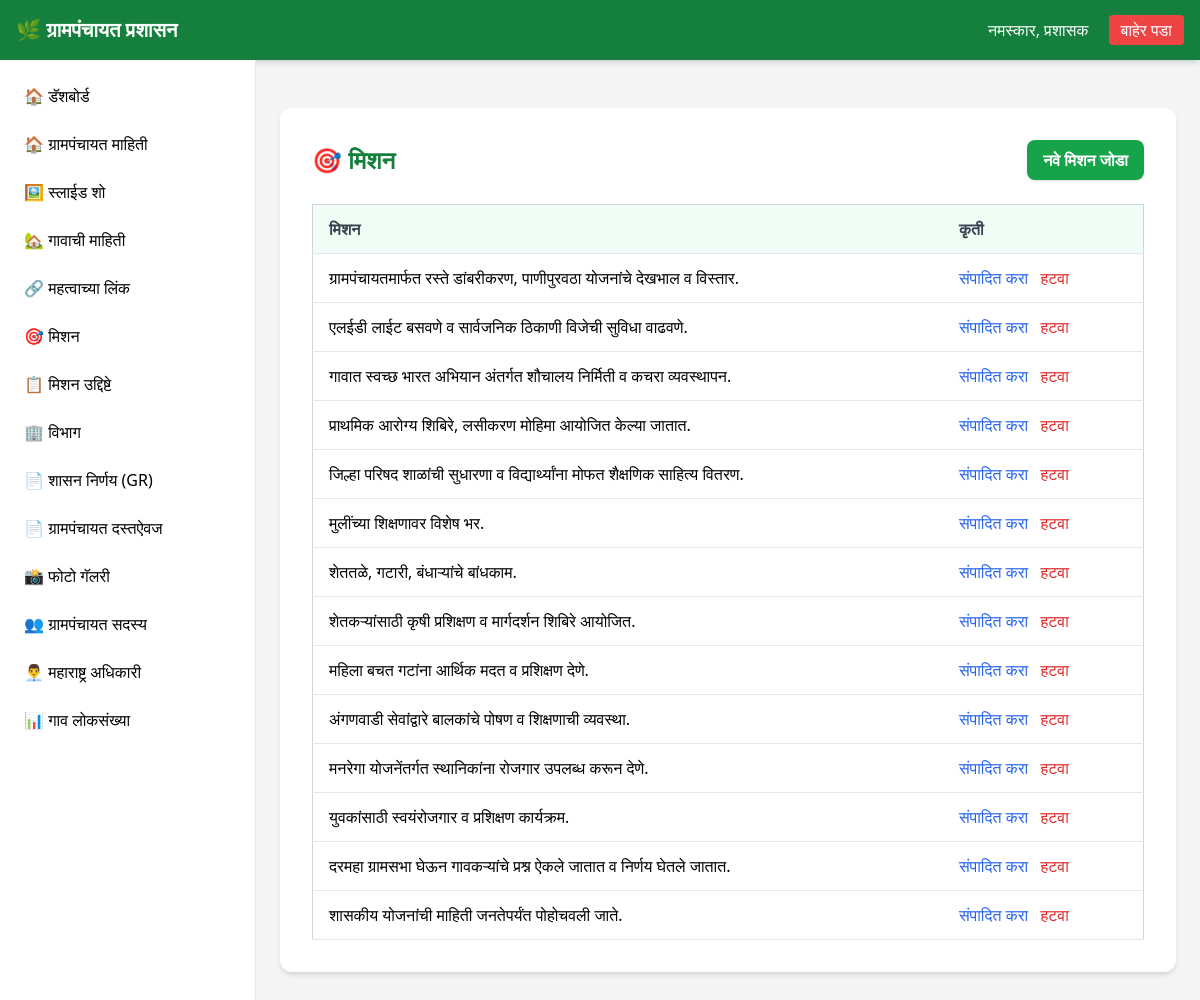
Page /dashboard/mission/ (signed in) on the committed database.
### api/models.py (models this page shows, shortened)
class Mission(models.Model):
    mission = models.TextField(blank=True)

### api/views.py (the view)
# urls.py: path('dashboard/mission/', views.mission_list, name='mission-list'),
@login_required(login_url='/admin/login/')
def mission_list(request):
    missions = Mission.objects.all()
    return render(request, 'dashboard/mission_list.html', {'missions': missions})

### api/templates/dashboard/mission_list.html (shortened to what this page needs)
{% extends 'dashboard/dashboard.html' %}
{% block content %}
<div class="max-w-6xl mx-auto bg-white p-8 mt-6 rounded-xl shadow-md">
    <div class="flex justify-between items-center mb-6">
        <h2 class="text-2xl font-bold text-green-700">
            🎯 मिशन
        </h2>
        <a href="{% url 'mission-create' %}" class="bg-green-600 hover:bg-green-700 text-white font-semibold px-4 py-2 rounded-lg shadow">
            नवे मिशन जोडा
        </a>
    </div>
    {% if missions %}
        <div class="overflow-x-auto">
            <table class="min-w-full bg-white border border-gray-300">
                <thead class="bg-green-50">
                    <tr>
                        <th class="py-3 px-4 border-b text-left font-semibold text-gray-700">मिशन</th>
                        <th class="py-3 px-4 border-b text-left font-semibold text-gray-700">कृती</th>
                    </tr>
                </thead>
                <tbody>
                    {% for mission in missions %}
                        <tr class="hover:bg-gray-50">
                            <td class="py-3 px-4 border-b">{{ mission.mission|truncatechars:100 }}</td>
                            <td class="py-3 px-4 border-b">
                                <a href="{% url 'mission-update' mission.pk %}" class="text-blue-600 hover:text-blue-800 mr-2">संपादित करा</a>
                                <a href="{% url 'mission-delete' mission.pk %}" class="text-red-600 hover:text-red-800">हटवा</a>
                            </td>
                        </tr>
                    {% endfor %}
                </tbody>
            </table>
        </div>
    {% else %}
        <p class="text-gray-600 text-center py-8">कोणतेही मिशन आढळले नाहीत. <a href="{% url 'mission-create' %}" class="text-green-600 hover:text-green-700">नवे जोडा</a>.</p>
    {% endif %}
</div>
{% endblock %}

### rows in the picture
Mission: mission "ग्रामपंचायतमार्फत रस्ते डांबरीकरण, पाणीपुरवठा योजनांचे देखभाल व विस्तार."
Mission: mission "एलईडी लाईट बसवणे व सार्वजनिक ठिकाणी विजेची सुविधा वाढवणे."
Mission: mission "गावात स्वच्छ भारत अभियान अंतर्गत शौचालय निर्मिती व कचरा व्यवस्थापन."
Mission: mission "प्राथमिक आरोग्य शिबिरे, लसीकरण मोहिमा आयोजित केल्या जातात."
Mission: mission "जिल्हा परिषद शाळांची सुधारणा व विद्यार्थ्यांना मोफत शैक्षणिक साहित्य वितरण."
Mission: mission "मुलींच्या शिक्षणावर विशेष भर."
Mission: mission "शेततळे, गटारी, बंधाऱ्यांचे बांधकाम."
Mission: mission "शेतकऱ्यांसाठी कृषी प्रशिक्षण व मार्गदर्शन शिबिरे आयोजित."
Mission: mission "महिला बचत गटांना आर्थिक मदत व प्रशिक्षण देणे."
Mission: mission "अंगणवाडी सेवांद्वारे बालकांचे पोषण व शिक्षणाची व्यवस्था."
Mission: mission "मनरेगा योजनेंतर्गत स्थानिकांना रोजगार उपलब्ध करून देणे."
Mission: mission "युवकांसाठी स्वयंरोजगार व प्रशिक्षण कार्यक्रम."
Mission: mission "दरमहा ग्रामसभा घेऊन गावकऱ्यांचे प्रश्न ऐकले जातात व निर्णय घेतले जातात."
Mission: mission "शासकीय योजनांची माहिती जनतेपर्यंत पोहोचवली जाते."
